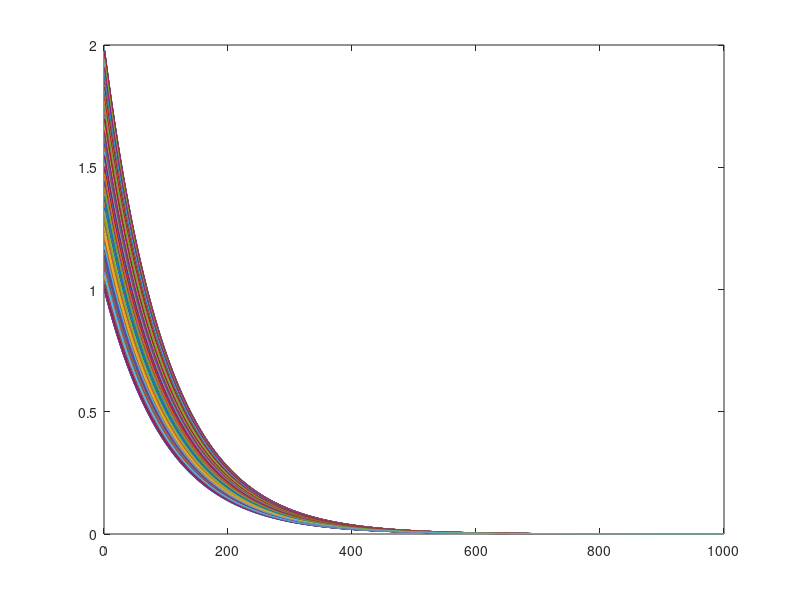

Source code (MATLAB):
N = 1000;
M = 1+rand(N,1); % starting mass 1-2
fm=0.1;
G = rand(N,1); % Relative goodnes of the fish
% B = Available prey biomass
dt=0.1;
data = zeros(N, 1000);
B = 1000;
B0 = 1000;
w = ones(N,1);
for iter=1:1000
Gtot = sum(G.*w);

dMdt = -fm*M + (G.*w)./Gtot.*M;
w = w - exp(-dMdt).*w*dt;
M = M + dMdt*dt;
data(:, iter) = M;
end
plot(data')